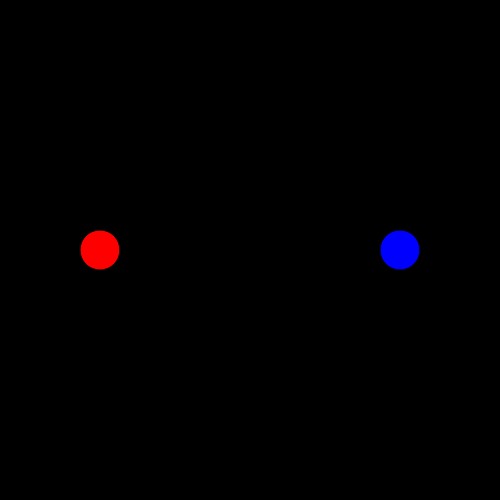
Frame 1 (no input)
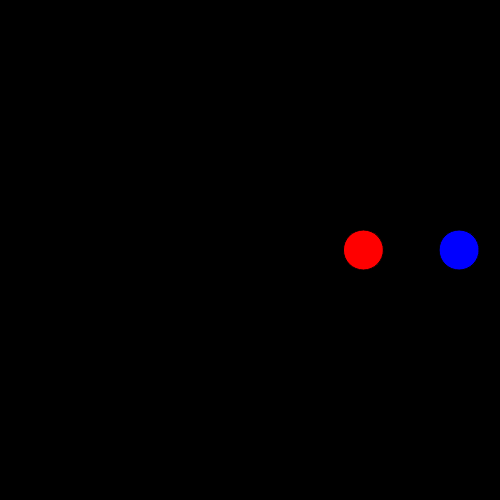
Frame 60 (no input)
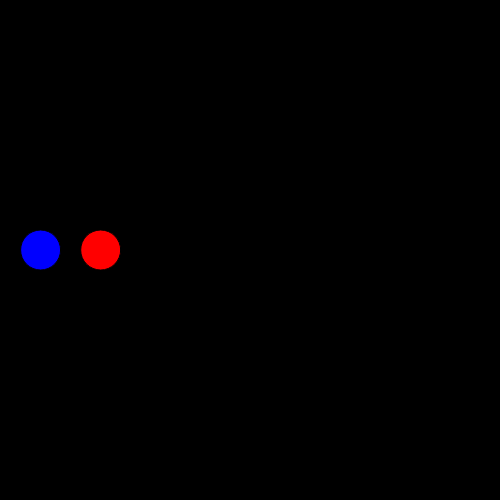
Frame 120 (the mouse pressed at the canvas centre since frame 60)

The p5.js sketch that drew these frames (run headless with seeded random() and noise() and a simulated clock; from frame 60 on, the mouse is pressed at the canvas centre):

// p5.js sketch
// ── sketch.js
// two variables
var lover;
var hater;

function setup(){
  createCanvas(500,500);
  lover = new Mover(createVector(100,height/2));
  hater = new Mover(createVector(400,height/2));
}


function addLoverForce(){
  // add .copy()
  var haterLoc = hater.loc.copy();
  var loverLoc = lover.loc.copy();
  var diffLoc = haterLoc.sub(loverLoc);
  diffLoc.mult(0.003);
  lover.applyForce(diffLoc);
}


function addHaterForce(){
 // from hater's perspective, it's inverse
  var haterLoc = hater.loc.copy();
  var loverLoc = lover.loc.copy();
  var diffLoc = loverLoc.sub(haterLoc);
  // when it get close it moves away. add mag
  if(diffLoc.mag()<50){
    diffLoc.mult(-0.3);
    hater.applyForce(diffLoc);
  }
}


function draw(){
  background(0);
  fill(255,0,0);
  lover.update();
  lover.display();

  fill(0,0,255);
  hater.update();
  hater.display();

  addLoverForce();
  addHaterForce();

}

// ── mover.js
class Mover{
  constructor(location){
    // all the new vectors we can add
    this.loc = location;
    this.vel = createVector(0,0);
    this.acc = createVector(0,0);
}


// apply force? another function?
  applyForce(force){
    this.acc.add(force);
  }

  update(){
    this.vel.add(this.acc);
    this.loc.add(this.vel);
    this.vel.mult(0.9);
    this.acc.mult(0);


    if(this.loc.y>height){
          this.loc.y=0;
    } else if(this.loc.y<0){
      this.loc.y=height;
    }

    if(this.loc.x>width){
          this.loc.x=0;
    } else if(this.loc.x<0){
      this.loc.x=width;
    }


  }

  display(){
    ellipse(this.loc.x,this.loc.y,40,40);
  }
}
